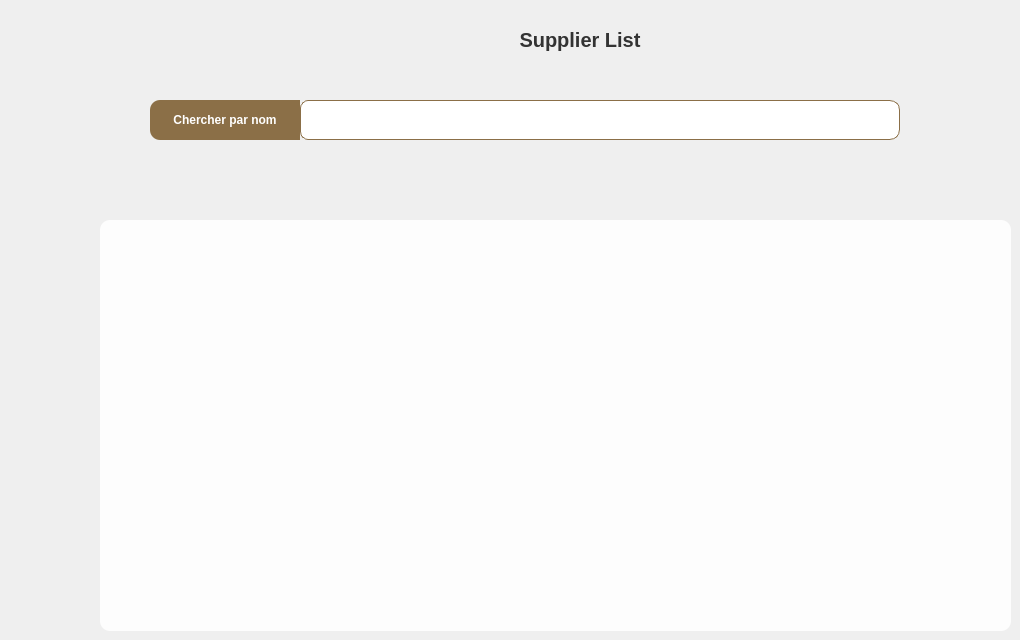
        <widget class="QWidget" name="tab_view">
         <property name="styleSheet">
          <string notr="true">
           QLineEdit {
            background: qlineargradient(x1:0, y1:0, x2:0, y2:1, stop:0 #FFFFFF, stop:1 #F5F5F5);
            border: 2px solid #8B6F47;
            border-radius: 8px;
            padding: 3px 12px;
            font-size: 14px;
            color: #333;
            selection-background-color: #8B6F47;
            selection-color: white;
        }
        QLineEdit:hover {
            border: 2px solid #A0825A;
            background: qlineargradient(x1:0, y1:0, x2:0, y2:1, stop:0 #FFFFFF, stop:1 #FAFAFA);
        }
        QLineEdit:focus {
            border: 2px solid #8B4513; 
            background: #FFFAF0;
        }
     </string>
         </property>
         <attribute name="title">
          <string>View Supplier</string>
         </attribute>
         <widget class="QLabel" name="lbl_title_view">
          <property name="geometry">
           <rect>
            <x>380</x>
            <y>20</y>
            <width>400</width>
            <height>40</height>
           </rect>
          </property>
          <property name="styleSheet">
           <string notr="true">font-size: 20px; font-weight: bold; color: #333; background: transparent; border-radius: 5px; padding: 5px;
</string>
          </property>
          <property name="text">
           <string>Supplier List</string>
          </property>
          <property name="alignment">
           <set>Qt::AlignmentFlag::AlignCenter</set>
          </property>
         </widget>
         <widget class="QPushButton" name="btn_chercher">
          <property name="geometry">
           <rect>
            <x>150</x>
            <y>100</y>
            <width>150</width>
            <height>40</height>
           </rect>
          </property>
          <property name="styleSheet">
           <string notr="true">
        QPushButton { background-color: #8B6F47; border-top-left-radius: 10px; border-bottom-left-radius: 10px; color: white; font-weight: bold; border: none; } QPushButton:hover { background-color: #FFF; border: 2px solid #8B6F47; color: #8B6F47; }
        QPushButton:hover { background-color: #C19DAF; }
       </string>
          </property>
          <property name="text">
           <string>Chercher par nom</string>
          </property>
          <property name="icon">
           <iconset resource="resources.qrc">
            <normaloff>:/assets/icon_search.png</normaloff>:/assets/icon_search.png</iconset>
          </property>
         </widget>
         <widget class="QLineEdit" name="le_recherche">
          <property name="geometry">
           <rect>
            <x>300</x>
            <y>100</y>
            <width>600</width>
            <height>40</height>
           </rect>
          </property>
          <property name="styleSheet">
           <string notr="true">border: 1px solid #8B6F47; border-top-right-radius: 10px; border-bottom-right-radius: 10px; padding: 5px; background: white;
</string>
          </property>
          <property name="placeholderText">
           <string/>
          </property>
         </widget>
         <widget class="QTableView" name="tableView">
          <property name="geometry">
           <rect>
            <x>100</x>
            <y>220</y>
            <width>911</width>
            <height>411</height>
           </rect>
          </property>
          <property name="styleSheet">
           <string notr="true">
       QTableView { background-color: rgba(255,255,255,0.9); border-radius: 10px; gridline-color: #8B6F47; }
       QHeaderView::section { background-color: #8B6F47; color: #333; font-weight: bold; border: none; padding: 5px; }
            </string>
          </property>
         </widget>
        </widget>
